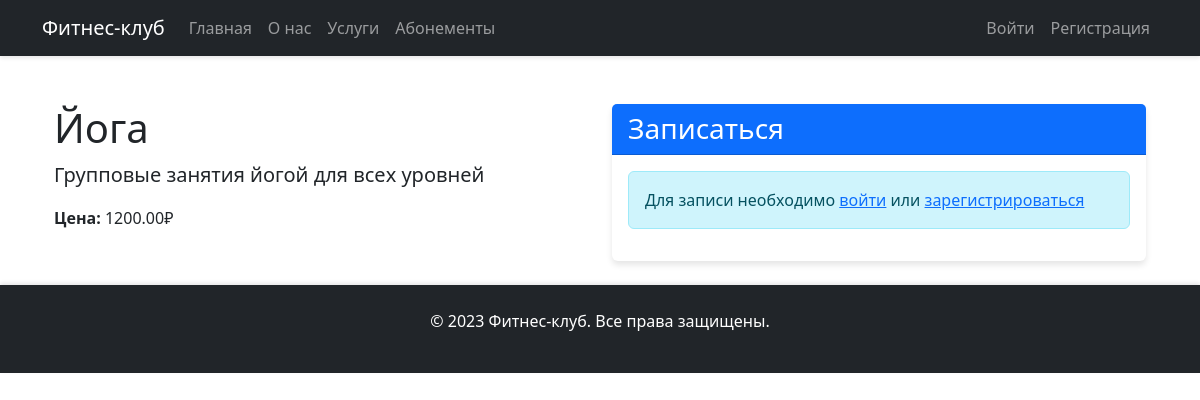
Page /services/2/ on the committed database.
### club/models.py (models this page shows, shortened)
class Service(models.Model):
    SERVICE_TYPES = [
        ('GYM', 'Тренажерный зал'),
        ('YOGA', 'Йога'),
        ('POOL', 'Бассейн'),
        ('CROSSFIT', 'Кроссфит'),
    ]
    name = models.CharField(max_length=100, choices=SERVICE_TYPES)
    description = models.TextField()
    price = models.DecimalField(max_digits=10, decimal_places=2)
    available = models.BooleanField(default=True)

### club/views.py (the view)
# urls.py: path('services/<int:service_id>/', club_views.service_detail, name='service_detail'),
def service_detail(request, service_id):
    service = get_object_or_404(Service, id=service_id)
    if request.method == 'POST' and request.user.is_authenticated:
        form = BookingForm(request.POST)
        if form.is_valid():
            booking = form.save(commit=False)
            booking.user = request.user
            booking.service = service
            booking.save()
            return redirect('profile')
    else:
        form = BookingForm(initial={'service': service})
    return render(request, 'club/service_detail.html', {
        'service': service,
        'form': form
    })

### club/templates/club/service_detail.html (shortened to what this page needs)
{% extends 'club/base.html' %}
{% load crispy_forms_tags %}
{% block content %}
<div class="container mt-5">
    <div class="row">
        <div class="col-md-6">
            <h1>{{ service.get_name_display }}</h1>
            <p class="lead">{{ service.description }}</p>
            <p><strong>Цена:</strong> {{ service.price }}₽</p>
        </div>
        <div class="col-md-6">
            {% if service.available %}
                <div class="card">
                    <div class="card-header bg-primary text-white">
                        <h3 class="card-title mb-0">Записаться</h3>
                    </div>
                    <div class="card-body">
                        {% if user.is_authenticated %}
                            <form method="POST">
                                {% csrf_token %}
                                {{ form|crispy }}
                                <button type="submit" class="btn btn-primary mt-3">Забронировать</button>
                            </form>
                        {% else %}
                            <div class="alert alert-info">
                                Для записи необходимо <a href="{% url 'login' %}?next={{ request.path }}">войти</a>
                                или <a href="{% url 'register' %}">зарегистрироваться</a>
                            </div>
                        {% endif %}
                    </div>
                </div>
            {% endif %}
        </div>
    </div>
</div>
{% endblock %}

### club/static/club/css/style.css (style rules this page uses)
.card { transition: transform 0.3s; border: none; box-shadow: 0 4px 6px rgba(0, 0, 0, 0.1); }
.card { animation: fadeIn 0.5s ease-out; }

### rows in the picture
Service: name "Йога", description "Групповые занятия йогой для всех уровней", price "1200.00"
